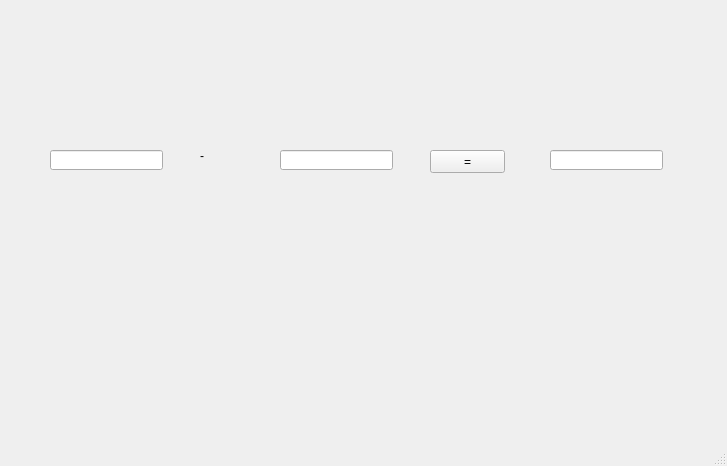
<?xml version="1.0" encoding="UTF-8"?>
<ui version="4.0">
 <class>MainWindow</class>
 <widget class="QMainWindow" name="MainWindow">
  <property name="geometry">
   <rect>
    <x>0</x>
    <y>0</y>
    <width>727</width>
    <height>466</height>
   </rect>
  </property>
  <property name="windowTitle">
   <string>MainWindow</string>
  </property>
  <widget class="QWidget" name="centralwidget">
   <widget class="QLineEdit" name="le1">
    <property name="geometry">
     <rect>
      <x>50</x>
      <y>150</y>
      <width>113</width>
      <height>20</height>
     </rect>
    </property>
   </widget>
   <widget class="QLineEdit" name="le2">
    <property name="geometry">
     <rect>
      <x>280</x>
      <y>150</y>
      <width>113</width>
      <height>20</height>
     </rect>
    </property>
   </widget>
   <widget class="QLineEdit" name="le3">
    <property name="geometry">
     <rect>
      <x>550</x>
      <y>150</y>
      <width>113</width>
      <height>20</height>
     </rect>
    </property>
   </widget>
   <widget class="QLabel" name="lbl">
    <property name="geometry">
     <rect>
      <x>200</x>
      <y>150</y>
      <width>56</width>
      <height>12</height>
     </rect>
    </property>
    <property name="text">
     <string>-</string>
    </property>
   </widget>
   <widget class="QPushButton" name="pb">
    <property name="geometry">
     <rect>
      <x>430</x>
      <y>150</y>
      <width>75</width>
      <height>23</height>
     </rect>
    </property>
    <property name="text">
     <string>=</string>
    </property>
   </widget>
  </widget>
  <widget class="QMenuBar" name="menubar">
   <property name="geometry">
    <rect>
     <x>0</x>
     <y>0</y>
     <width>727</width>
     <height>21</height>
    </rect>
   </property>
  </widget>
  <widget class="QStatusBar" name="statusbar"/>
 </widget>
 <resources/>
 <connections/>
</ui>
